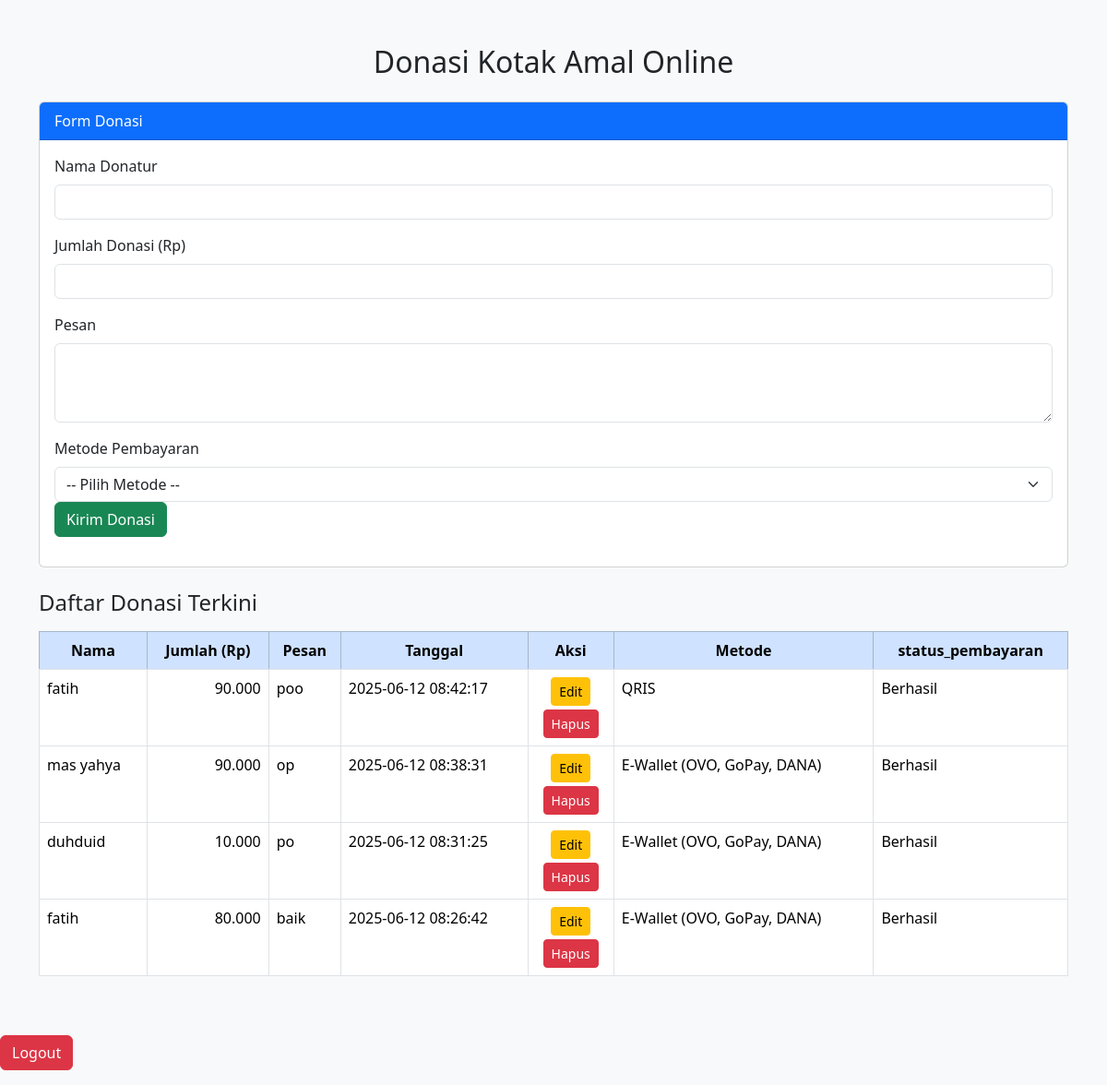
/halamanutama.php (signed in), run on the app's committed database.
### tables this page shows
CREATE TABLE `donasi` (
  `id` int(11) NOT NULL,
  `nama_donatur` varchar(100) DEFAULT NULL,
  `jumlah_donasi` int(11) DEFAULT NULL,
  `pesan` text DEFAULT NULL,
  `tanggal_donasi` datetime DEFAULT current_timestamp(),
  `metode_pembayaran` varchar(50) DEFAULT NULL,
  `status_pembayaran` varchar(20) DEFAULT 'Berhasil'
);

### halamanutama.php (the view, shortened to what this page needs)
<?php
include 'koneksi.php';
?>
<!DOCTYPE html>
<html lang="id">
<head>
    <link href="https://cdn.jsdelivr.net/npm/bootstrap@5.3.2/dist/css/bootstrap.min.css" rel="stylesheet">
</head>
<body class="bg-light">
<div class="container py-5">
    <h2 class="text-center mb-4">Donasi Kotak Amal Online</h2>
    <div class="card mb-4">
        <div class="card-header bg-primary text-white">Form Donasi</div>
        <div class="card-body">
            <form action="proses.php" method="POST">
                <div class="mb-3">
                    <label class="form-label">Nama Donatur</label>
                    <input type="text" name="nama" class="form-control" required>
                </div>
                <div class="mb-3">
                    <label class="form-label">Jumlah Donasi (Rp)</label>
                    <input type="number" name="jumlah" class="form-control" required>
                </div>
                <div class="mb-3">
                    <label class="form-label">Pesan</label>
                    <textarea name="pesan" class="form-control" rows="3"></textarea>
                </div>
                 <label class="form-label">Metode Pembayaran</label>
                   <select name="metode" class="form-select" required>
        <option value="">-- Pilih Metode --</option>
    </select>
       <button type="submit" class="btn btn-success">Kirim Donasi</button>
            </form>
        </div>
    </div>
    <h4 class="mb-3">Daftar Donasi Terkini</h4>
    <div class="table-responsive">
        <table class="table table-bordered table-hover">
            <thead class="table-primary text-center">
                <tr>
                    <th>Nama</th>
                    <th>Jumlah (Rp)</th>
                    <th>Pesan</th>
                    <th>Tanggal</th>
                    <th>Aksi</th>
                    <th>Metode</th>
                    <th>status_pembayaran</th>
                </tr>
            </thead>
            <tbody>
            <?php
            $data = $koneksi->query("SELECT * FROM donasi ORDER BY tanggal_donasi DESC");
            while ($row = $data->fetch_assoc()):
            ?> <tr>
<?php
$data = $koneksi->query("SELECT * FROM donasi ORDER BY tanggal_donasi DESC");
while ($row = $data->fetch_assoc()):
?>
<tr>
    <td><?= htmlspecialchars($row['nama_donatur']) ?></td>
    <td class="text-end"><?= number_format($row['jumlah_donasi'], 0, ',', '.') ?></td>
    <td><?= htmlspecialchars($row['pesan']) ?></td>
    <td><?= $row['tanggal_donasi'] ?></td>
    <td class="text-center">
        <a href="edit.php?id=<?= $row['id'] ?>" class="btn btn-sm btn-warning mb-1">Edit</a><br>
        <a href="hapus.php?id=<?= $row['id'] ?>" onclick="return confirm('Yakin ingin menghapus data ini?')" class="btn btn-sm btn-danger">Hapus</a>
    </td>
    <td><?= htmlspecialchars($row['metode_pembayaran']) ?></td>
    <td><?= htmlspecialchars($row['status_pembayaran']) ?></td>
</tr>
<?php endwhile; ?>
</tr>
            <?php endwhile; ?>
            </tbody>
        </table>
    </div>
</div>
<a href="logout.php" class="btn btn-danger mb-3">Logout</a>
</body>
</html>

### data on the page
donasi: nama_donatur "fatih", jumlah_donasi "90.000", pesan "poo", tanggal_donasi "2025-06-12 08:42:17", metode_pembayaran "QRIS", status_pembayaran "Berhasil"
donasi: nama_donatur "mas yahya", jumlah_donasi "90.000", pesan "op", tanggal_donasi "2025-06-12 08:38:31", metode_pembayaran "E-Wallet (OVO, GoPay, DANA)", status_pembayaran "Berhasil"
donasi: nama_donatur "duhduid", jumlah_donasi "10.000", pesan "po", tanggal_donasi "2025-06-12 08:31:25", metode_pembayaran "E-Wallet (OVO, GoPay, DANA)", status_pembayaran "Berhasil"
donasi: nama_donatur "fatih", jumlah_donasi "80.000", pesan "baik", tanggal_donasi "2025-06-12 08:26:42", metode_pembayaran "E-Wallet (OVO, GoPay, DANA)", status_pembayaran "Berhasil"
